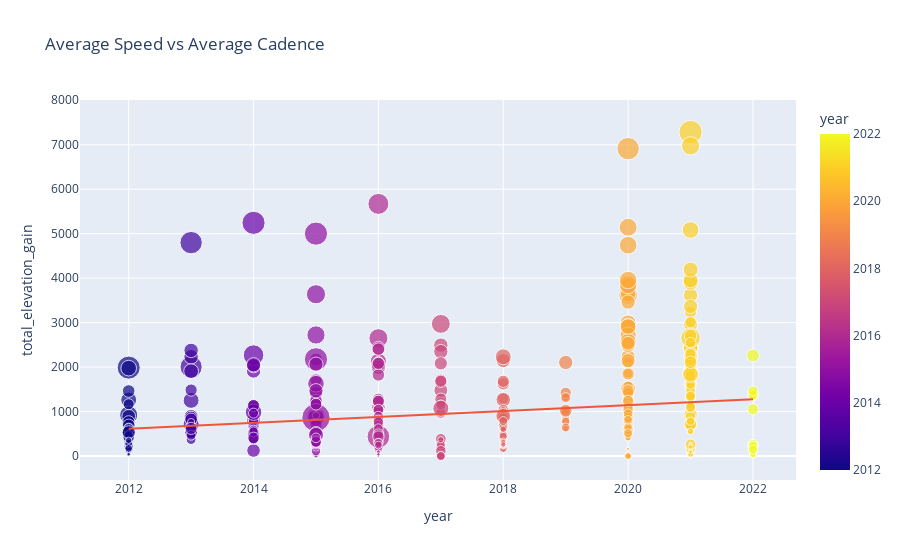

Source (notebook cell):
### Code cell
######################
# PERFORMACE METRICS #
######################

# Scatterplots
px.scatter(processed_data, x='year', y='total_elevation_gain', size='distance', color='year', title='Average Speed vs Average Cadence', trendline="ols")

### Figure 1 — Plotly figure (JSON) as saved in the notebook; plotly's stock layout.template omitted (floating-point values rounded to 4 significant figures; data arrays with more than 128 entries replaced by an {"elided": "..."} marker saying what was removed)
{"data": [{"hovertemplate": "year=%{marker.color}<br>total_elevation_gain=%{y}<br>distance=%{marker.size}<extra></extra>", "legendgroup": "", "marker": {"color": {"elided": "540 int values"}, "coloraxis": "coloraxis", "size": {"elided": "540 float values"}, "sizemode": "area", "sizeref": 0.4005, "symbol": "circle"}, "mode": "markers", "name": "", "orientation": "v", "showlegend": false, "type": "scatter", "x": {"elided": "540 int values"}, "xaxis": "x", "y": {"elided": "540 float values"}, "yaxis": "y"}, {"hovertemplate": "<b>OLS trendline</b><br>total_elevation_gain = 66.579 * year + -133346<br>R<sup>2</sup>=0.034392<br><br>year=%{x}<br>total_elevation_gain=%{y} <b>(trend)</b><extra></extra>", "legendgroup": "", "marker": {"symbol": "circle"}, "mode": "lines", "name": "", "showlegend": false, "type": "scatter", "x": {"elided": "540 int values"}, "xaxis": "x", "y": {"elided": "540 float values"}, "yaxis": "y"}], "layout": {"coloraxis": {"colorbar": {"title": {"text": "year"}}, "colorscale": [[0, "#0d0887"], [0.1111, "#46039f"], [0.2222, "#7201a8"], [0.3333, "#9c179e"], [0.4444, "#bd3786"], [0.5556, "#d8576b"], [0.6667, "#ed7953"], [0.7778, "#fb9f3a"], [0.8889, "#fdca26"], [1, "#f0f921"]]}, "legend": {"itemsizing": "constant", "tracegroupgap": 0}, "title": {"text": "Average Speed vs Average Cadence"}, "xaxis": {"anchor": "y", "domain": [0, 1], "title": {"text": "year"}}, "yaxis": {"anchor": "x", "domain": [0, 1], "title": {"text": "total_elevation_gain"}}}}
